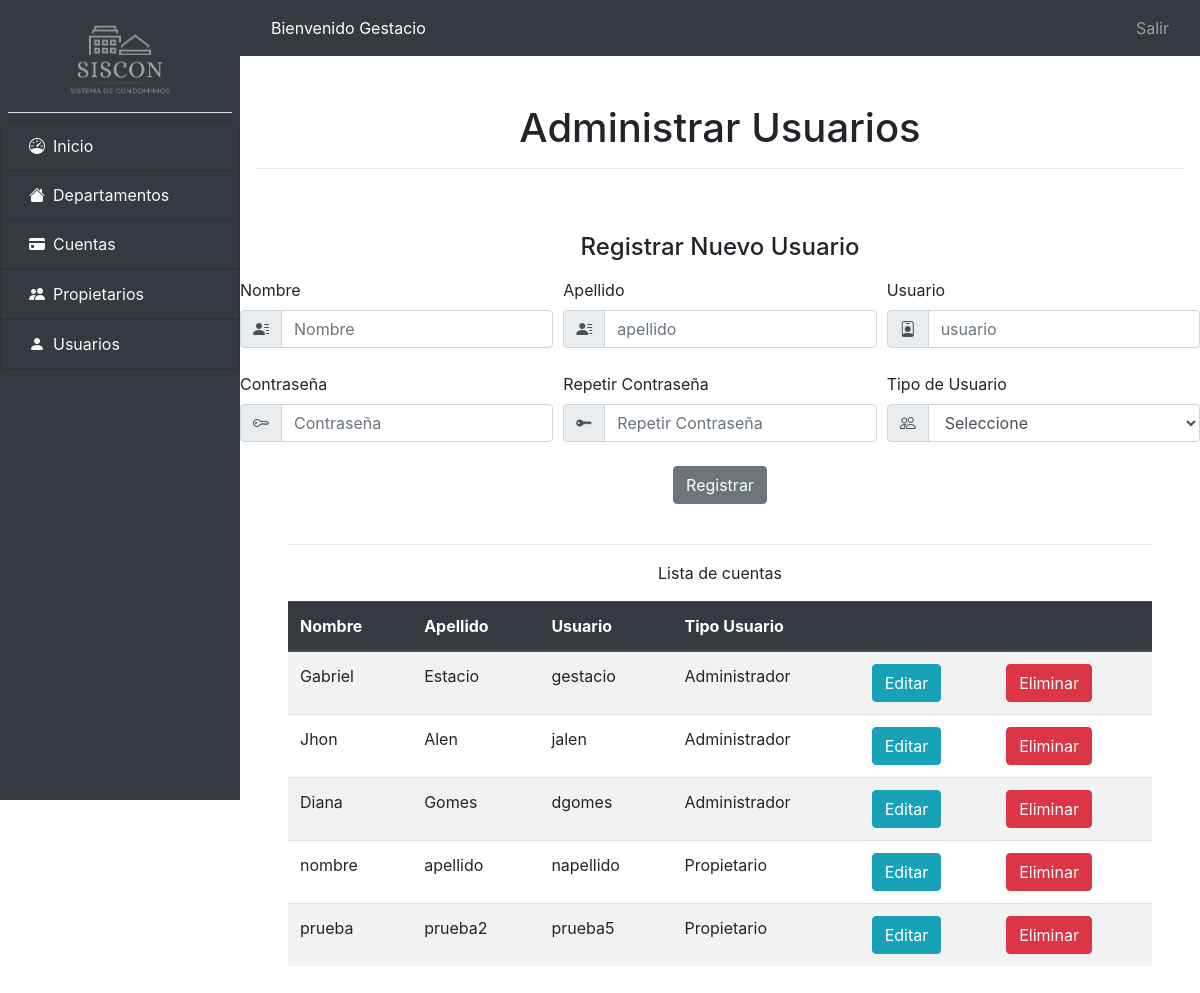
Screenshot of /usuarios/administrar_usuarios.php (signed in) with the database file from the repository.
### tables this page shows
CREATE TABLE `usuarios` (
  `id` int(11) NOT NULL,
  `nombre` varchar(200) NOT NULL,
  `apellido` varchar(200) NOT NULL,
  `usuario` varchar(64) NOT NULL,
  `contraseña` varchar(64) NOT NULL,
  `tipo_usuario` int(11) NOT NULL,
  `fecha_creacion` date NOT NULL DEFAULT current_timestamp()
);

CREATE TABLE `tipo_usuario` (
  `id` int(11) NOT NULL,
  `tipo_usuario` varchar(64) NOT NULL,
  `fecha_creacion` date NOT NULL DEFAULT current_timestamp()
);

### Conexion.php (called while the page is built, shortened)
<?php
class Conexion
{
    public function conectar()
    {
        $servidor = 'localhost';
        $nombre_bd = 'siscon';
        $usuario = 'root';
        $password = '';
        $opciones = array(PDO::MYSQL_ATTR_INIT_COMMAND => 'SET NAMES utf8');
        try {
            $this->conexion = new PDO("mysql:host=" . $servidor . "; dbname=" . $nombre_bd, $usuario, $password, $opciones);
            return $this->conexion;
        } catch (Exception $e) {
            die("El error de Conexión es: " . $e->getMessage());
        }
    }
    public function selectAll($consulta)
    {
        $this->conexion = $this->conectar();
        $resultado = $this->conexion->prepare($consulta);
        $resultado->execute();
        return $resultado->fetchAll(PDO::FETCH_ASSOC);
    }
}
$conexion = new Conexion();

### usuarios/select_usuarios.php (called while the page is built)
<?php
$consulta = "SELECT usuarios.*, tipo_usuario.tipo_usuario as tipo FROM usuarios INNER JOIN tipo_usuario ON tipo_usuario.id = usuarios.tipo_usuario;";
$usuarios = $conexion->selectAll($consulta);

### usuarios/administrar_usuarios.php (the view, shortened to what this page needs)
<?php include_once('../header.php'); ?>
<?php include_once('select_usuarios.php') ?>
<div class="container">
    <h4 class="pb-2 text-center">Registrar Nuevo Usuario</h4>
    <div class="row justify-content-center">
        <form action="insert_usuario.php" method="POST">
            <div class="form-row">
                <div class="form-group col-md-4">
                    <label>Nombre</label>
                    <div class="input-group mb-2">
                        <div class="input-group-prepend">
                            <div class="input-group-text"><i class="bi bi-person-lines-fill"></i></div>
                        </div>
                        <input type="text" class="form-control" placeholder="Nombre" name="nombre" required>
                    </div>
                </div>
                <div class="form-group col-md-4">
                    <label for="apellido">Apellido</label>
                    <div class="input-group mb-2">
                        <div class="input-group-prepend">
                            <div class="input-group-text"><i class="bi bi-person-lines-fill"></i></div>
                        </div>
                        <input id="apellido" type="text" class="form-control" placeholder="apellido" name="apellido" required>
                    </div>
                </div>
                <div class="form-group col-md-4">
                    <label>Usuario</label>
                    <div class="input-group mb-2">
                        <div class="input-group-prepend">
                            <div class="input-group-text"><i class="bi bi-person-badge"></i></div>
                        </div>
                        <input type="text" class="form-control" placeholder="usuario" name="usuario" required>
                    </div>
                </div>
            </div>
            <div class="form-row">
                <div class="form-group col-md-4">
                    <label>Contraseña</label>
                    <div class="input-group mb-2">
                        <div class="input-group-prepend">
                            <div class="input-group-text"><i class="bi bi-key"></i></div>
                        </div>
                        <input type="password" class="form-control" placeholder="Contraseña" name="contraseña" required>
                    </div>
                </div>
                <div class="form-group col-md-4">
                    <label>Repetir Contraseña</label>
                    <div class="input-group mb-2">
                        <div class="input-group-prepend">
                            <div class="input-group-text"><i class="bi bi-key-fill"></i></div>
                        </div>
                        <input type="password" class="form-control" placeholder="Repetir Contraseña" name="contraseña2" required>
                    </div>
                </div>
                <div class="form-group col-md-4">
                    <label>Tipo de Usuario</label>
                    <div class="input-group mb-2">
                        <div class="input-group-prepend">
                            <div class="input-group-text"><i class="bi bi-people"></i></div>
                        </div>
                        <select class="form-control" name="tipo_usuario" required>
                            <option value="">Seleccione</option>
                        </select>
                    </div>
                </div>
            </div>
            <div class="form-row justify-content-center">
                <div class="col-auto">
                    <button type="submit" class="btn btn-secondary mb-2">Registrar</button>
                </div>
            </div>
        </form>
        <div class="container px-5 my-3">
            <hr>
            <p class="text-center">Lista de cuentas</p>
                <table class="table table-striped">
                    <thead class="thead-dark">
                        <tr>
                            <th scope="col">Nombre</th>
                            <th scope="col">Apellido</th>
                            <th scope="col">Usuario</th>
                            <th scope="col">Tipo Usuario</th>
                            <th scope="col"></th>
                            <th scope="col"></th>
                        </tr>
                    </thead>
                    <tbody>
                        <?php foreach ($usuarios as $usuario) : ?>
                            <tr>
                                <td><?php echo $usuario['nombre'] ?></td>
                                <td><?php echo $usuario['apellido'] ?></td>
                                <td><?php echo $usuario['usuario'] ?></td>
                                <td><?php echo $usuario['tipo'] ?></td>
                                <td>
                                    <form action="editar_usuario.php" method="GET">
                                        <button class="btn btn-info" type="submit">Editar</button>
                                    </form>
                                </td>
                                <td>
                                    <form action="delete_usuario.php" method="POST">
                                        <button class="btn btn-danger" onclick="return confirm('Estás seguro de eliminar el usuario?')" type="submit">Eliminar</button>
                                    </form>
                                </td>
                            </tr>
                        <?php endforeach ?>
                    </tbody>
                </table>
            </div>
        </div>
    </div>
</div>
<?php include_once('../footer.php'); ?>

### rows the page displays
usuarios: nombre "Gabriel", apellido "Estacio", usuario "gestacio", tipo_usuario.tipo_usuario "Administrador"
usuarios: nombre "Jhon", apellido "Alen", usuario "jalen", tipo_usuario.tipo_usuario "Administrador"
usuarios: nombre "Diana", apellido "Gomes", usuario "dgomes", tipo_usuario.tipo_usuario "Administrador"
usuarios: nombre "nombre", apellido "apellido", usuario "napellido", tipo_usuario.tipo_usuario "Propietario"
usuarios: nombre "prueba", apellido "prueba2", usuario "prueba5", tipo_usuario.tipo_usuario "Propietario"

### other values shown
$_SESSION['usuario'] "Gestacio"
$nombre_titulo "Administrar Usuarios"
